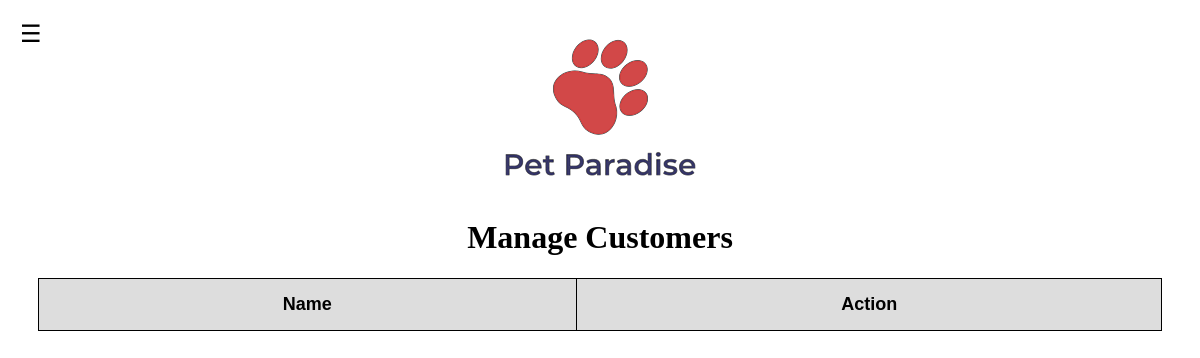
Before: /managecustomer.php with the older database file.
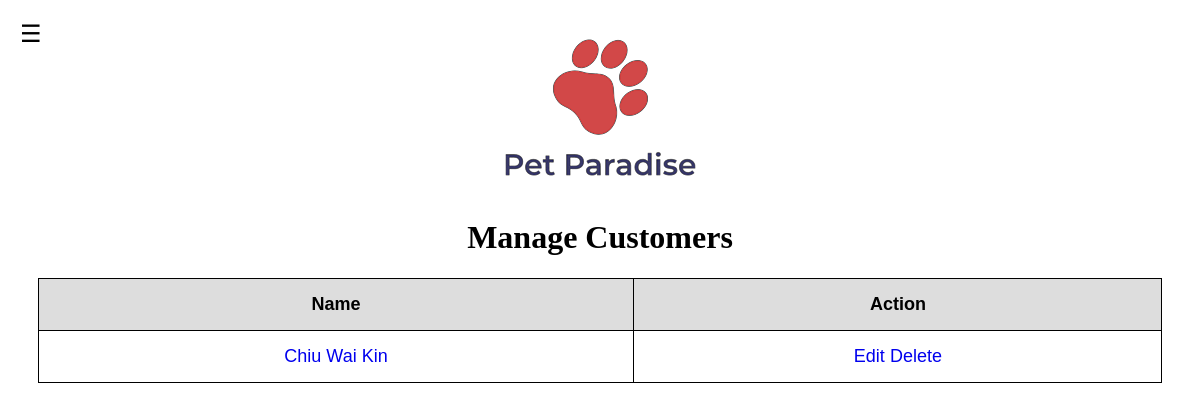
After: the same page with the newer database file.
### tables this page shows
CREATE TABLE `customer` (
  `customer_username` varchar(50) NOT NULL,
  `customer_password` varchar(50) NOT NULL,
  `customer_name` varchar(255) NOT NULL,
  `customer_contactnumber` int(11) NOT NULL,
  `customer_email` varchar(50) NOT NULL,
  `customer_homeaddress` varchar(255) NOT NULL,
  `customer_id` varchar(4) NOT NULL
);

### managecustomer.php (the view, shortened to what this page needs)
<!DOCTYPE html>
<html lang="en">
<head>
</head>
<body>
    <?php
        include "dbcon.php";
        include "sidemenu.php";
    ?>
    <center><div id="adminIndexHeader"><a href="admin.php"><img src="png\Logo4.png"></a></div>
    <h1><b>Manage Customers</b></h1>
    <table>
        <?php
            $sql = "SELECT * FROM customer";
            $result = mysqli_query($connection,$sql);
        ?>
        <tr>
            <th>Name</th>
            <th>Action</th>
        </tr>
        <?php
            while ($row = mysqli_fetch_assoc($result)){
        ?>
            <tr>
                <td>
                    <a href="viewcustomer.php?id=<?php echo $row["customer_id"]; ?>"><?php echo $row["customer_name"]; ?></a>
                </td>
                <td>
                    <a href="editcustomer.php?id=<?php echo $row["customer_id"]; ?>">Edit</a>
                    <a href="deletecustomer.php?id=<?php echo $row["customer_id"]; ?>">Delete</a>
                </td>
            </tr>
        <?php
        }
        ?>
    </table>
    </center>
</body>
</html>

Changed rows visible on the page:
added customer: customer_name "Chiu Wai Kin"
